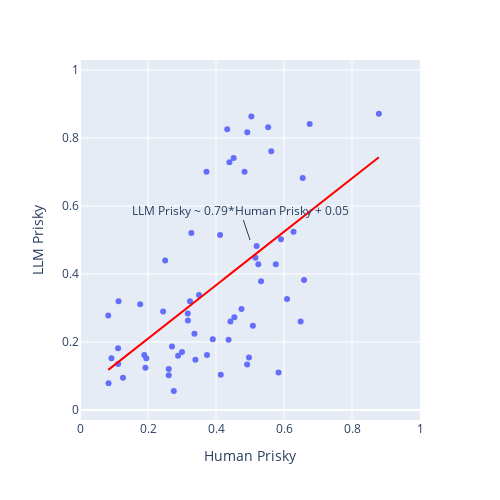

The notebook cell saved with this chart:
### Code cell
# scatter plot of human (x-axis) vs llm (y-axis)
merged = pd.merge(est_agg, df_llm_agg, on=['Problem', 'Phigh', 'Medium'], suffixes=('_human', '_llm'))
fig = px.scatter(merged, x='Choice_human', y='Choice_llm', trendline='ols', width=500, height=500, labels={'Choice_human': 'Human Prisky', 'Choice_llm': 'LLM Prisky'}, trendline_color_override='red')
# Update layout to force square aspect ratio
fig.update_layout(
    autosize=False,
    width=500,
    height=500,
    xaxis=dict(
        scaleanchor="y",
        scaleratio=1,
        range=[0, 1]  # Ensuring same range
    ),
    yaxis=dict(
        scaleanchor="x",
        scaleratio=1,
        range=[0, 1]  # Ensuring same range
    )
)
# add the slop and intercept of the trendline to the plot
results = px.get_trendline_results(fig)
stats = results['px_fit_results'].values[0]
fig.add_annotation(x=0.5, y=0.5, text=f"LLM Prisky ~ {stats.params[1]:.2f}*Human Prisky + {stats.params[0]:.2f}")
fig.show()

### Figure 1 — Plotly figure (JSON) as saved in the notebook; plotly's stock layout.template omitted (floating-point values rounded to 4 significant figures)
{"data": [{"hovertemplate": "Human Prisky=%{x}<br>LLM Prisky=%{y}<extra></extra>", "legendgroup": "", "marker": {"color": "#636efa", "symbol": "circle"}, "mode": "markers", "name": "", "orientation": "v", "showlegend": false, "type": "scatter", "x": [0.3275, 0.504, 0.2445, 0.3235, 0.452, 0.6755, 0.372, 0.2705, 0.433, 0.4395, 0.261, 0.5535, 0.112, 0.655, 0.189, 0.3395, 0.3735, 0.3365, 0.492, 0.083, 0.112, 0.412, 0.3905, 0.084, 0.1925, 0.195, 0.497, 0.584, 0.5085, 0.414, 0.516, 0.4915, 0.649, 0.3, 0.437, 0.0925, 0.276, 0.2885, 0.576, 0.609, 0.5195, 0.484, 0.879, 0.5625, 0.475, 0.3175, 0.2505, 0.591, 0.1265, 0.35, 0.5245, 0.261, 0.1135, 0.177, 0.659, 0.5325, 0.454, 0.628, 0.317, 0.4425], "xaxis": "x", "y": [0.5205, 0.863, 0.29, 0.32, 0.7415, 0.8415, 0.7005, 0.1865, 0.8255, 0.7285, 0.1205, 0.8315, 0.1355, 0.682, 0.162, 0.148, 0.1615, 0.224, 0.817, 0.278, 0.1815, 0.515, 0.208, 0.0785, 0.124, 0.1525, 0.1545, 0.1105, 0.2475, 0.1035, 0.448, 0.134, 0.2605, 0.1705, 0.2065, 0.1525, 0.056, 0.1595, 0.429, 0.3265, 0.4825, 0.7005, 0.8715, 0.761, 0.297, 0.2635, 0.4395, 0.5025, 0.095, 0.3385, 0.4285, 0.1025, 0.3195, 0.311, 0.3825, 0.3785, 0.2725, 0.5245, 0.2835, 0.26], "yaxis": "y"}, {"hovertemplate": "<b>OLS trendline</b><br>Choice_llm = 0.785933 * Choice_human + 0.0527176<br>R<sup>2</sup>=0.327705<br><br>Human Prisky=%{x}<br>LLM Prisky=%{y} <b>(trend)</b><extra></extra>", "legendgroup": "", "line": {"color": "red"}, "marker": {"color": "#636efa", "symbol": "circle"}, "mode": "lines", "name": "", "showlegend": false, "type": "scatter", "x": [0.083, 0.084, 0.0925, 0.112, 0.112, 0.1135, 0.1265, 0.177, 0.189, 0.1925, 0.195, 0.2445, 0.2505, 0.261, 0.261, 0.2705, 0.276, 0.2885, 0.3, 0.317, 0.3175, 0.3235, 0.3275, 0.3365, 0.3395, 0.35, 0.372, 0.3735, 0.3905, 0.412, 0.414, 0.433, 0.437, 0.4395, 0.4425, 0.452, 0.454, 0.475, 0.484, 0.4915, 0.492, 0.497, 0.504, 0.5085, 0.516, 0.5195, 0.5245, 0.5325, 0.5535, 0.5625, 0.576, 0.584, 0.591, 0.609, 0.628, 0.649, 0.655, 0.659, 0.6755, 0.879], "xaxis": "x", "y": [0.118, 0.1187, 0.1254, 0.1407, 0.1407, 0.1419, 0.1521, 0.1918, 0.2013, 0.204, 0.206, 0.2449, 0.2496, 0.2578, 0.2578, 0.2653, 0.2696, 0.2795, 0.2885, 0.3019, 0.3023, 0.307, 0.3101, 0.3172, 0.3195, 0.3278, 0.3451, 0.3463, 0.3596, 0.3765, 0.3781, 0.393, 0.3962, 0.3981, 0.4005, 0.408, 0.4095, 0.426, 0.4331, 0.439, 0.4394, 0.4433, 0.4488, 0.4524, 0.4583, 0.461, 0.4649, 0.4712, 0.4877, 0.4948, 0.5054, 0.5117, 0.5172, 0.5314, 0.5463, 0.5628, 0.5675, 0.5706, 0.5836, 0.7436], "yaxis": "y"}], "layout": {"annotations": [{"text": "LLM Prisky ~ 0.79*Human Prisky + 0.05", "x": 0.5, "y": 0.5}], "autosize": false, "height": 500, "legend": {"tracegroupgap": 0}, "margin": {"t": 60}, "width": 500, "xaxis": {"anchor": "y", "domain": [0, 1], "range": [0, 1], "scaleanchor": "y", "scaleratio": 1, "title": {"text": "Human Prisky"}}, "yaxis": {"anchor": "x", "domain": [0, 1], "range": [0, 1], "scaleanchor": "x", "scaleratio": 1, "title": {"text": "LLM Prisky"}}}}
